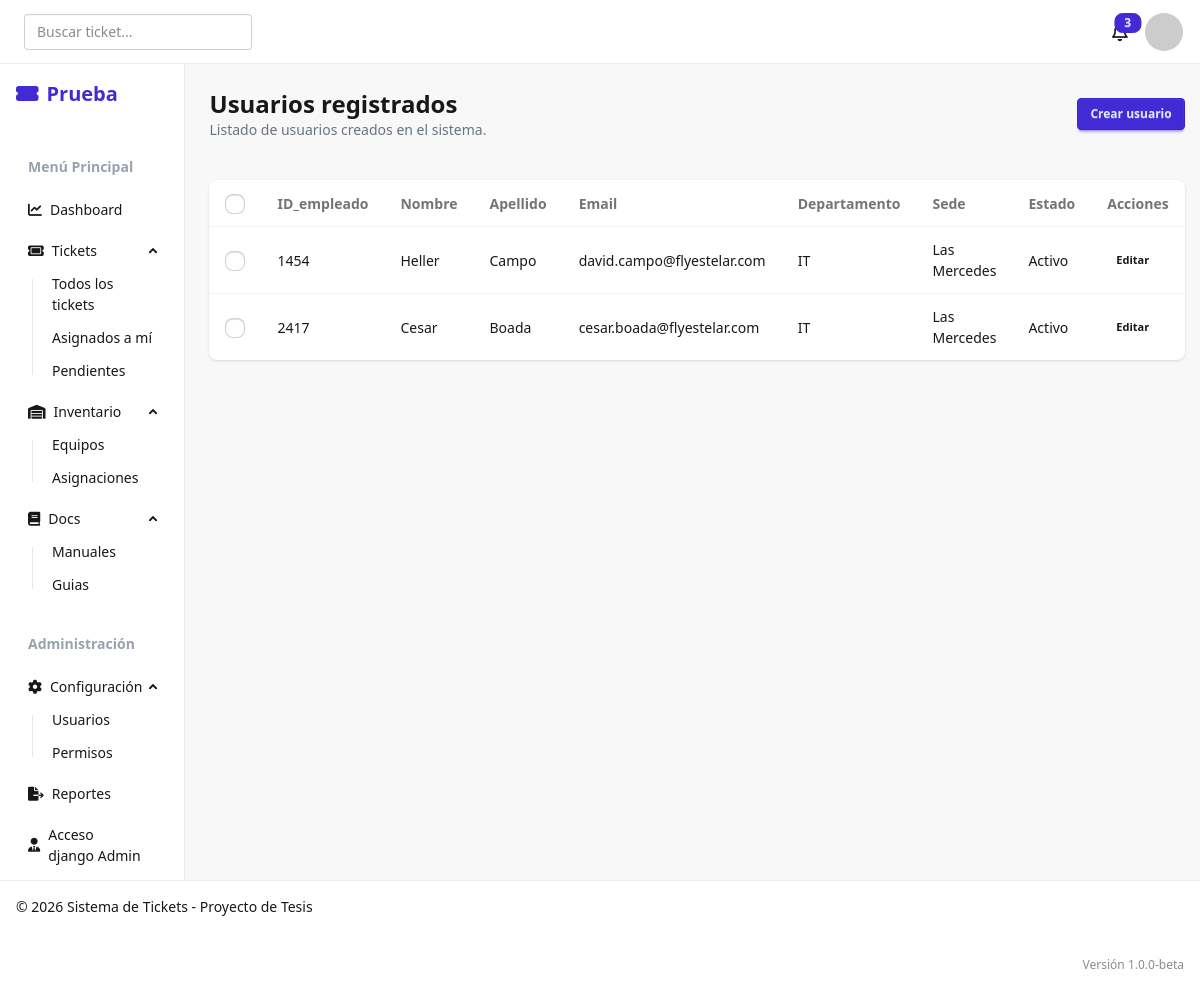
The app's page /users/view/, older data.
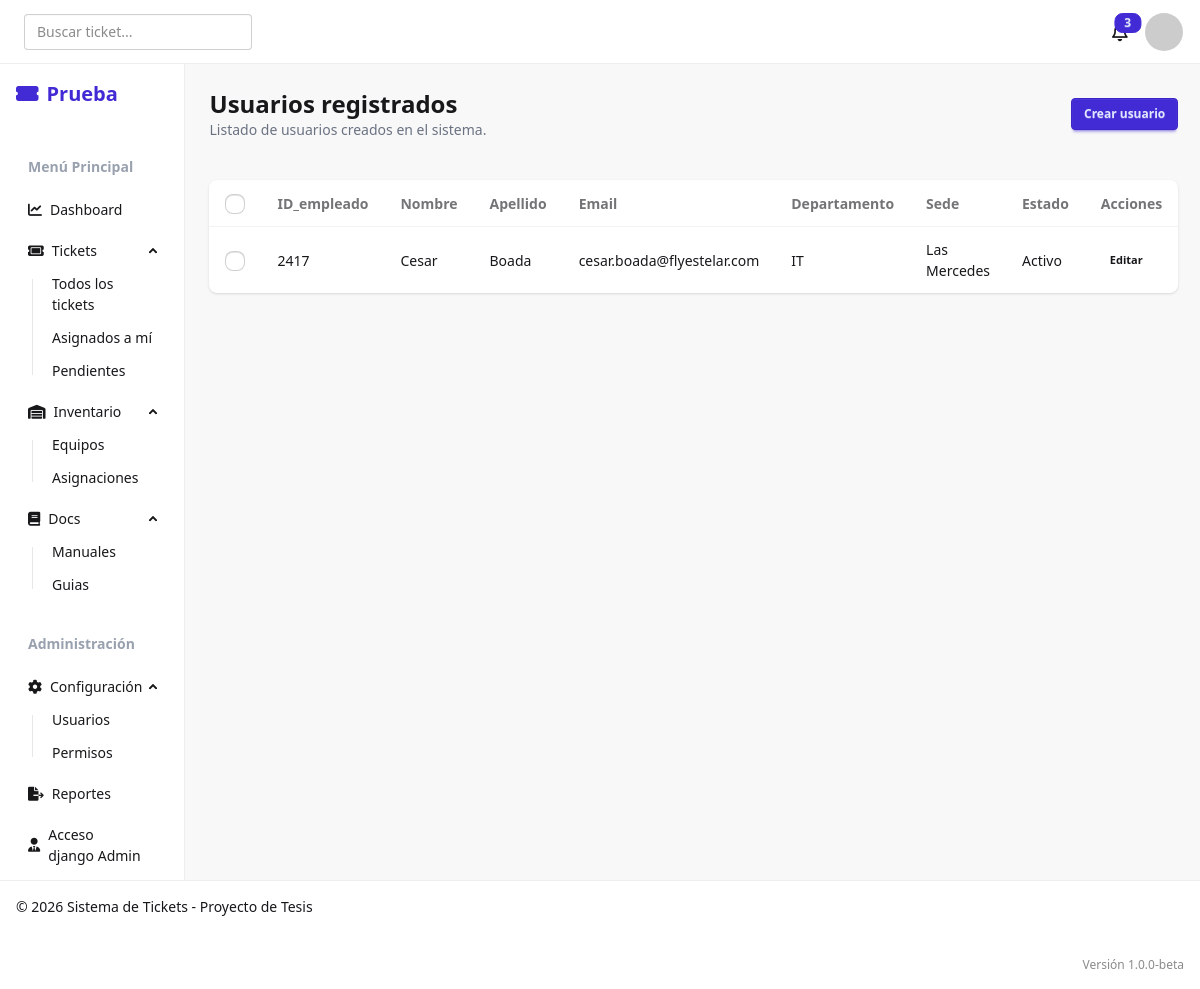
The same page, newer data.
### users/models.py (models this page shows, shortened)
class usuario(AbstractUser):
    validador_empleado = RegexValidator(
        regex=r'^\d{4}',
        message="el numero de empleado debe tener 4 digitos"
    )
    ID_empleado = models.CharField(
        max_length=4,
        unique=True,
        validators=[validador_empleado],
        help_text="ID de empleado de 4 digitos",
        default="0000"
    )
    USERNAME_FIELD = 'ID_empleado'
    departamento = models.ForeignKey(
        'departamento',
        on_delete=models.SET_NULL,
        null=True,
        related_name='usuarios'
        )
    sede = models.ForeignKey(
        'sede',
        on_delete=models.SET_NULL,
        null=True,
        related_name='usuarios'
        )
    REQUIRED_FIELDS = ['username', 'email']

class departamento(models.Model):
    nombre = models.CharField(max_length=50, unique=True)
    def __str__(self):
        return self.nombre
    class Meta:
        verbose_name_plural = "departamentos"

class sede(models.Model):
    codigo = models.CharField(
        max_length=3,
        unique=True,
        help_text="Codigo de sede de 3 caracteres")
    nombre = models.CharField(
        max_length=50,
        unique=True)
    departamentos = models.ManyToManyField(
        departamento,
        related_name='sedes',
        help_text="Departamentos en esta sede"
        )
    def __str__(self):
        return self.nombre

### users/views.py (the view)
# urls.py: path('view/', views.user_view, name='user_view'),
def user_view(request):
    user_model = get_user_model()
    usuarios = user_model.objects.select_related('departamento', 'sede').filter(is_active=True).order_by('ID_empleado')
    return render(request, 'user_view.html', {'usuarios': usuarios})

### users/templates/user_view.html (shortened to what this page needs)
{% extends 'base.html' %}
{% block content %}
<div class="space-y-6">
    <div class="flex flex-col gap-4 sm:flex-row sm:items-center sm:justify-between">
        <div>
            <h1 class="text-2xl font-bold">Usuarios registrados</h1>
            <p class="text-sm text-gray-500">Listado de usuarios creados en el sistema.</p>
        </div>
        <a href="{% url 'user_create' %}" class="btn btn-primary btn-sm">Crear usuario</a>
    </div>
    <form method="post" id="users-form" action="{% url 'user_delete' %}" class="space-y-4">
        <div class="overflow-x-auto bg-base-100 rounded-lg shadow">
            <table class="table w-full">
                <thead>
                    <tr>
                        <th>
                            <input type="checkbox" id="select-all" class="checkbox checkbox-sm" />
                        </th>
                        <th>ID_empleado</th>
                        <th>Nombre</th>
                        <th>Apellido</th>
                        <th>Email</th>
                        <th>Departamento</th>
                        <th>Sede</th>
                        <th>Estado</th>
                        <th>Acciones</th>
                    </tr>
                </thead>
                <tbody>
                    {% for usuario in usuarios %}
                        <tr>
                            <td>
                                <input
                                    type="checkbox"
                                    name="usuarios_seleccionados"
                                    value="{{ usuario.id }}"
                                    class="checkbox checkbox-sm row-checkbox"
                                />
                            </td>
                            <td>{{ usuario.ID_empleado }}</td>
                            <td>{{ usuario.first_name }}</td>
                            <td>{{ usuario.last_name }}</td>
                            <td>{{ usuario.email }}</td>
                            <td>{{ usuario.departamento }}</td>
                            <td>{{ usuario.sede }}</td>
                            <td>{{ usuario.is_active|yesno:"Activo,Inactivo"}}</td>
                            <td>
                                <a href="{% url 'user_edit' usuario.id %}" class="btn btn-ghost btn-xs">Editar</a>
                            </td>
                        </tr>
                    {% empty %}
                        <tr>
                            <td colspan="8" class="text-center text-gray-500 py-6">No hay usuarios registrados.</td>
                        </tr>
                    {% endfor %}
                </tbody>
            </table>
        </div>
    </form>
</div>
{% endblock %}

### templates/base.html (shortened to what this page needs)
{% load tailwind_tags %}
{% load static %}
<!DOCTYPE html>
<html lang="es" data-theme="light"> <head>
    {% tailwind_css %}
    <link rel="stylesheet" href="https://cdnjs.cloudflare.com/ajax/libs/font-awesome/6.0.0/css/all.min.css">
</head>
<body class="bg-base-200 min-h-screen flex flex-col">
    {% include 'includes/navbar.html' %}
    <div class="flex flex-1">
        {% include 'includes/sidebar.html' %}
        <main class="flex-1 p-6">
            {% block content %}
            {% endblock %}
        </main>
    </div>
    {% include 'includes/footer.html' %}
</body>
</html>

### templates/includes/navbar.html (shortened to what this page needs)
<div class="navbar bg-base-100 border-b border-base-300 px-4">
  <div class="flex-1">
    <div class="hidden md:flex ml-2">
      <div class="form-control">
        <input type="text" placeholder="Buscar ticket..." class="input input-bordered w-24 md:w-auto h-9" />
      </div>
    </div>
  </div>
  <div class="flex-none gap-2">
    <button class="btn btn-ghost btn-circle">
      <div class="indicator">
        <span class="badge badge-sm badge-primary indicator-item">3</span>
      </div>
    </button>
    <div class="dropdown dropdown-end">
      <div tabindex="0" role="button" class="btn btn-ghost btn-circle avatar">
        <div class="w-10 rounded-full">
          <img src="https://ui-avatars.com/api/?name=Usuario+Tesis&background=random" alt="avatar" />
        </div>
      </div>
    </div>
  </div>
</div>

### templates/includes/sidebar.html
<aside class="bg-base-100 w-64 min-h-screen border-r border-base-300 hidden lg:block">
  <div class="p-4 mb-4">
    <span class="text-xl font-bold text-primary flex items-center gap-2">
      <i class="fa-solid fa-ticket-simple"></i> Prueba
    </span>
  </div>
  <ul class="menu w-full px-4 gap-2">
    <li class="menu-title text-gray-400">Menú Principal</li>
    <li><a class="active"><i class="fa-solid fa-chart-line"></i> Dashboard</a></li>
    <li>
      <details open>
        <summary><i class="fa-solid fa-ticket"></i> Tickets</summary>
        <ul>
          <li><a>Todos los tickets</a></li>
          <li><a>Asignados a mí</a></li>
          <li><a>Pendientes</a></li>
        </ul>
      </details>
    </li>
    <li>
      <details open>
        <summary><i class="fa-solid fa-warehouse"></i> Inventario</summary>
        <ul>
          <li><a>Equipos</a></li>
          <li><a>Asignaciones</a></li>
        </ul>
      </details>
    </li>
    <li>
      <details open>
        <summary><i class="fa-solid fa-book"></i> Docs</summary>
        <ul>
          <li><a>Manuales</a></li>
          <li><a>Guias</a></li>
        </ul>
      </details>
    </li>
    <li class="menu-title mt-4 text-gray-400">Administración</li>
    <li>
      <details open>
        <summary><i class="fa-solid fa-gear"></i> Configuración</summary>
        <ul>
          <li><a>Usuarios</a></li>
          <li><a>Permisos</a></li>
        </ul>
      </details>
    </li>
    <li><a><i class="fa-solid fa-file-export"></i> Reportes</a></li>
    <li><a href="/admin/"><i class="fa-solid fa-user-tie"></i> Acceso django Admin</a></li>
  </ul>
</aside>

### templates/includes/footer.html
<footer class="footer items-center p-4 bg-base-100 text-base-content border-t border-base-300">
  <aside class="items-center grid-flow-col">
    <p>© 2026 Sistema de Tickets - Proyecto de Tesis</p>
  </aside>
  <nav class="grid-flow-col gap-4 md:place-self-center md:justify-self-end text-xs opacity-50">
    <span>Versión 1.0.0-beta</span>
  </nav>
</footer>

Row changes from the older to the newer data that the page shows:
removed usuario: ID_empleado "1454", first_name "Heller", last_name "Campo", email "david.campo@flyestelar.com", departamento "IT", sede "Las Mercedes", is_active "Activo"
